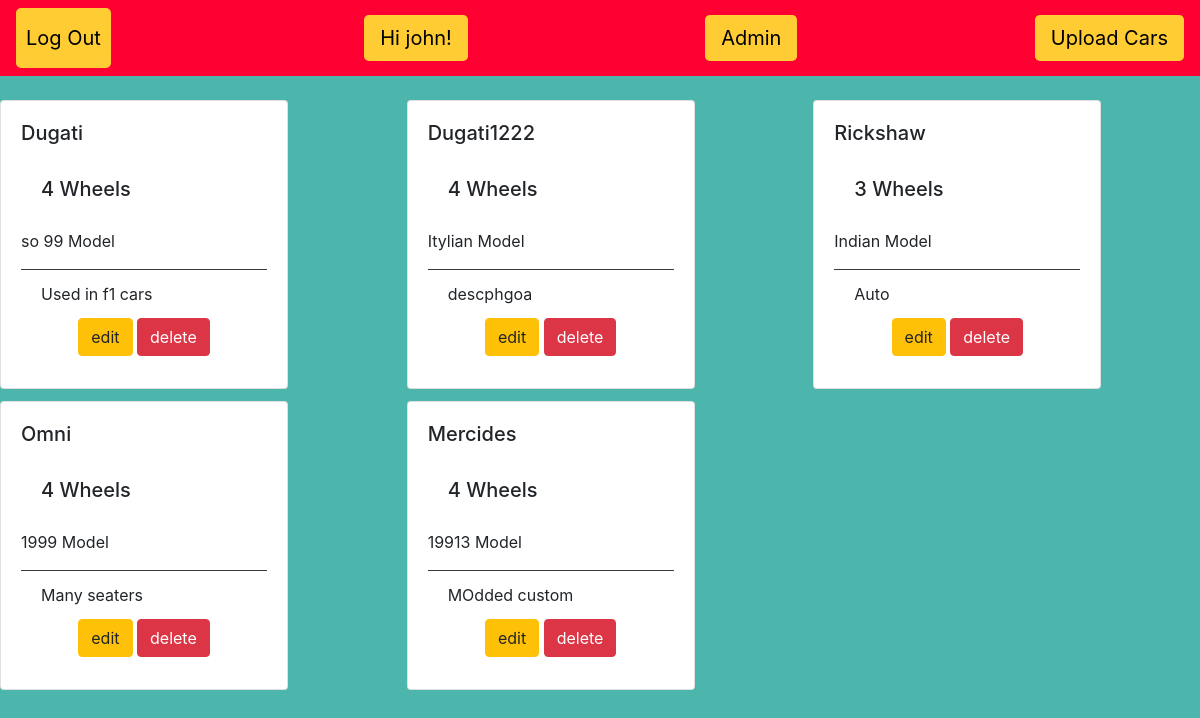
Screenshot of /my_app/ (signed in) with the database file from the repository.
### my_app/models.py (models this page shows, shortened)
class Car(models.Model):
    alphanumeric = RegexValidator(r'^[0-9a-zA-Z]*$', 'Only alphanumeric characters are allowed.')
    wheels = [("4", "Four Wheeler"), ("3", "Three Wheeler"), ("2", "Two Wheeler")]
    vNumber = models.CharField(max_length=20, blank=True, null=True, validators=[alphanumeric])
    vType = models.CharField(max_length=20, choices=wheels, default=4)
    vModel = models.TextField()
    vDescription = models.TextField()

### my_app/views.py (the view)
# urls.py: path('', views.index),
def index(request):
    shelf = Car.objects.all()
    return render(request, 'car/garage.html', {'shelf': shelf})

### templates/car/garage.html (shortened to what this page needs)
<!DOCTYPE html>
{% load static %}
<html>
   <head>
      <link rel="stylesheet" href="https://stackpath.bootstrapcdn.com/bootstrap/4.3.1/css/bootstrap.min.css"
>
   </head>
   <body style="background-color:#4DB6AC;">
      <nav class="navbar navbar-light" style="background-color:#FF0033;">
         <a href="{% url 'login' %}" class="navbar-brand" style="background-color:#FFCC33;color:#000000;border-width:10px;border-color:#FFCC33;border-style:solid;border-spacing:30px;border-radius: 5px;">Log Out</a>
         <a class="navbar-link btn-lg" href="{% url 'index' %}" style="background-color:#FFCC33;color:#000000;">Hi {{ user.username }}!</a>
         <a href="{% url 'admin:index' %}" class = 'navbar-link btn-lg' style="background-color:#FFCC33;color:#000000;">Admin</a>
         <a href="{% url 'upload-car' %}" class="navbar-link btn-lg" style="background-color:#FFCC33;color:#000000;">Upload Cars</a>
      </nav>
      <br>
      {% block content %}
      <div class="card-columns">
        {% if user.is_authenticated %}
         {% for car in shelf %}
         <div class="card" style="width: 18rem;">
            <div class="card-body">
               <h5 class="card-title">{{ car.vNumber }}</h5>
               <h5 class="card-body">{{ car.vType }} Wheels</h5>
               <p class="card-text">{{ car.vModel }} Model</p>
               <div class="card-footer bg-transparent border-dark">
                  <p class="card-title">{{car.vDescription}}</p>
                  <center>
                     <a href="update/{{car.id}}" class="btn btn-warning" id = '{{car.id}}'>edit</a>
                     <a href="delete/{{car.id}}" class="btn btn-danger" id = '{{car.id}}'>delete</a>
                  </center>
               </div>
            </div>
         </div>
         {% endfor %}
                    {% else %}
            <p>You are not logged in</p>
            <a href="{% url 'login' %}">Log In</a>
            <br>
            <a href="/users/signup">Sign up</a>
            {% endif %}
      </div>
      {% endblock %}
   </body>
</html>

### rows the page displays
Car: vNumber "Dugati", vType "4", vModel "so 99", vDescription "Used in f1 cars"
Car: vNumber "Omni", vType "4", vModel "1999", vDescription "Many seaters"
Car: vNumber "Dugati1222", vType "4", vModel "Itylian", vDescription "descphgoa"
Car: vNumber "Mercides", vType "4", vModel "19913", vDescription "MOdded custom"
Car: vNumber "Rickshaw", vType "3", vModel "Indian", vDescription "Auto"

### other values shown
{{ user.username }} "john"
